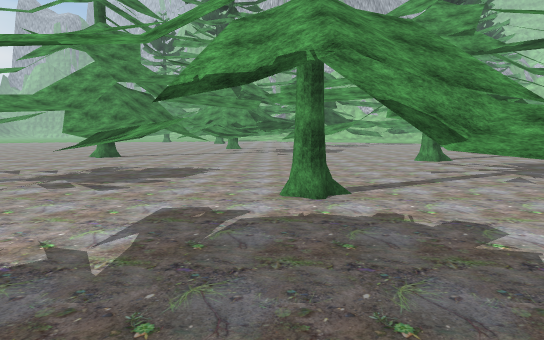
view 1 (above)

24 first-person views from a walk through a scene from a Unity 3-D project. The camera is 1.5 m above the floor, tilts 6° down and sees 75° across. The floor is counted in squares, 2 m on a side. Each view is taken from the middle of a square. On the plan, view 1 faces up. The plan holds only what a view shows up to about 11 squares ahead; the rest is blank. The place goes on beyond the plan. Some trees and plants on the terrain are drawn as simple stand-ins. Some surface patterns are stand-ins.

view 2
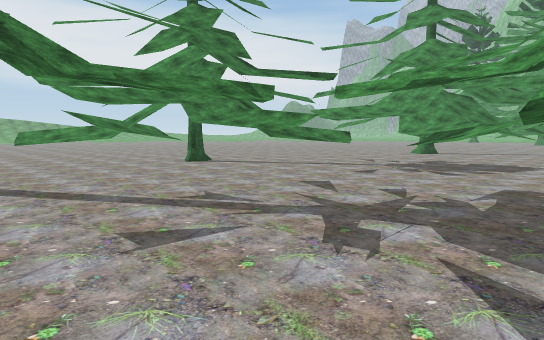

view 3
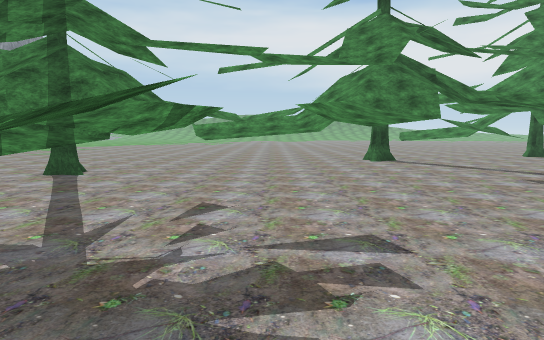

view 4
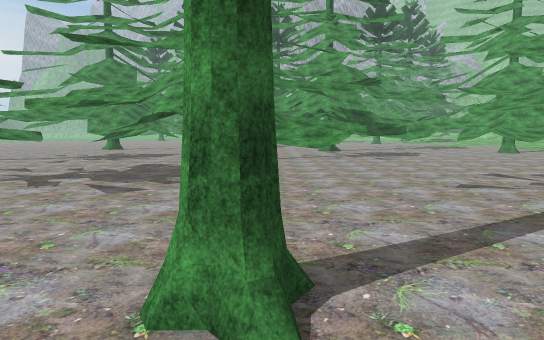

view 5
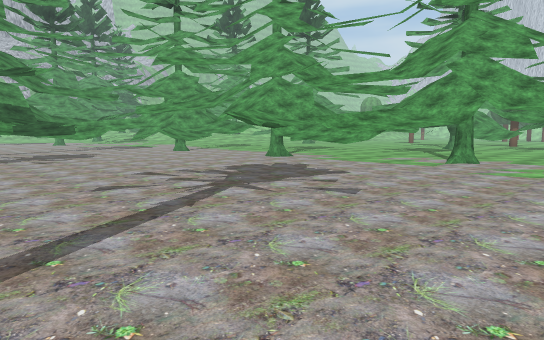

view 6
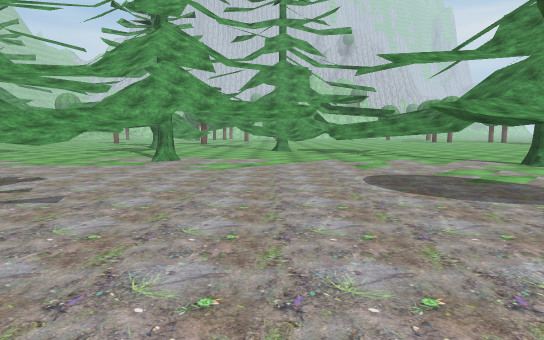

view 7
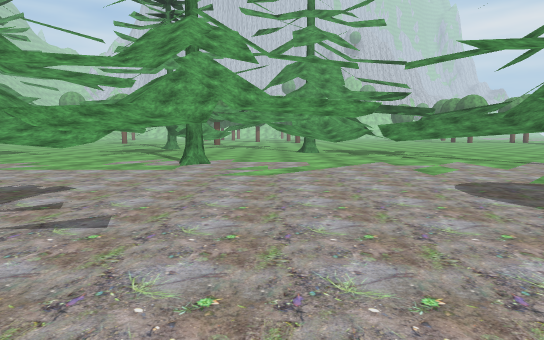

view 8
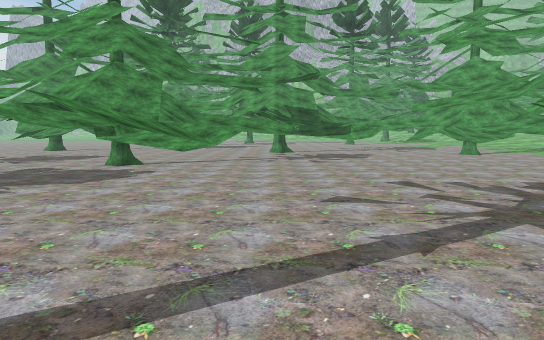

view 9
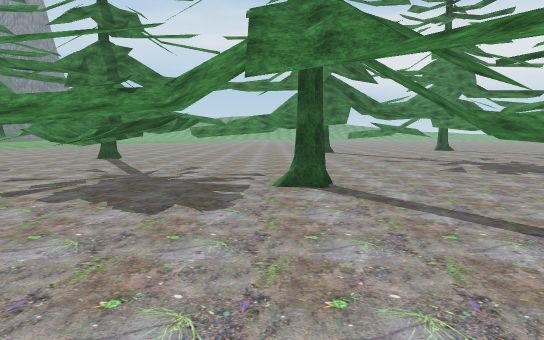

view 10
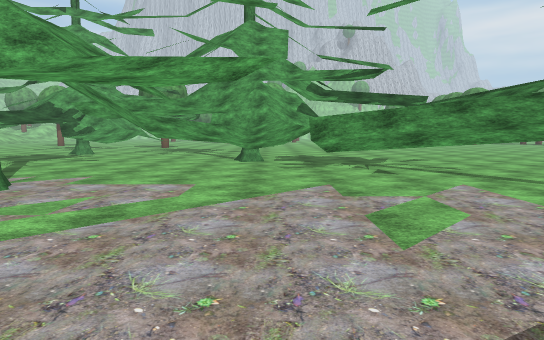

view 11
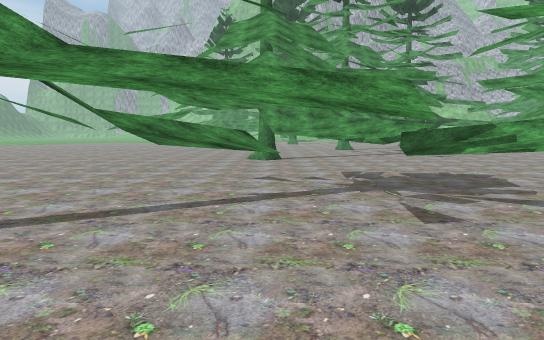

view 12
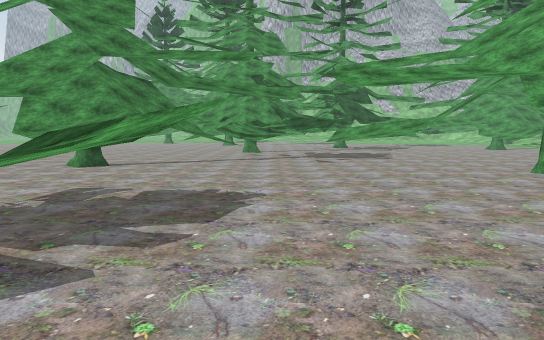

view 13
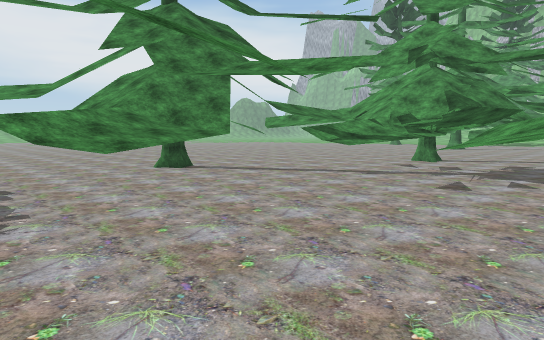

view 14
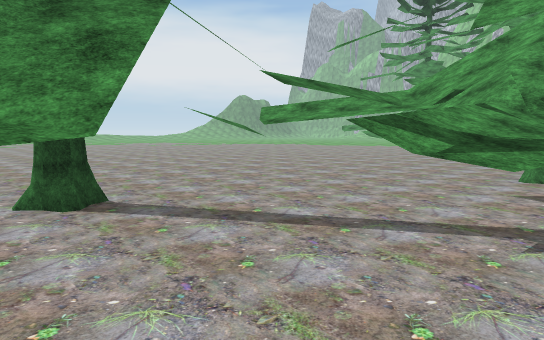

view 15
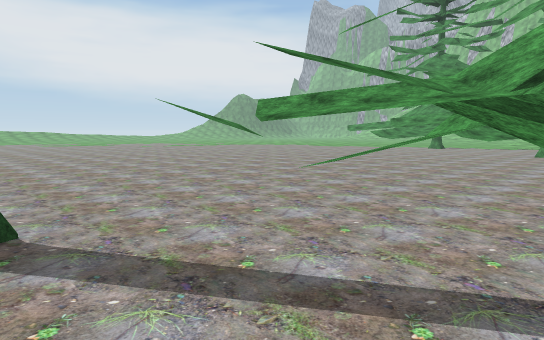

view 16
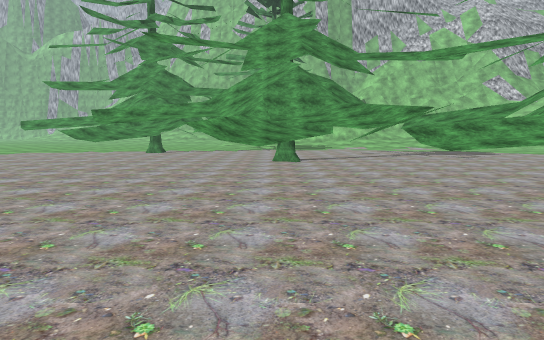

view 17
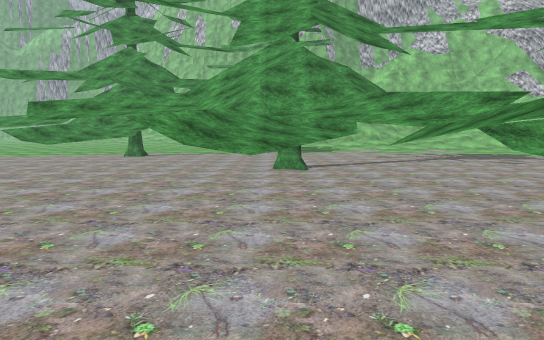

view 18
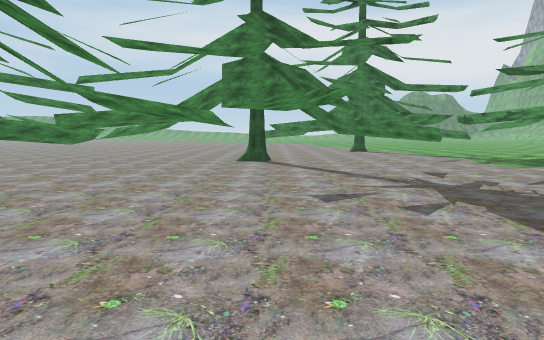

view 19
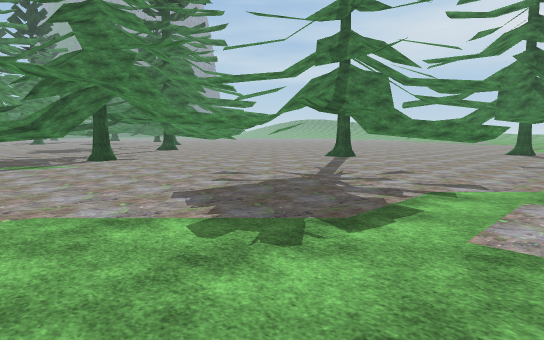

view 20
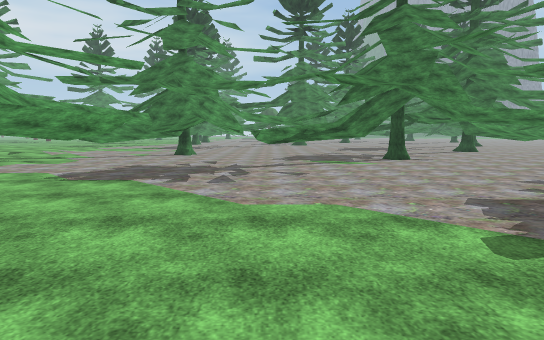

view 21
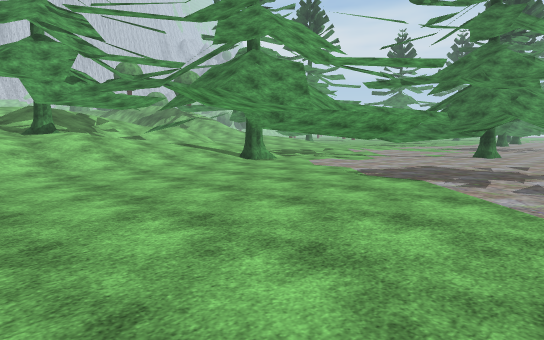

view 22
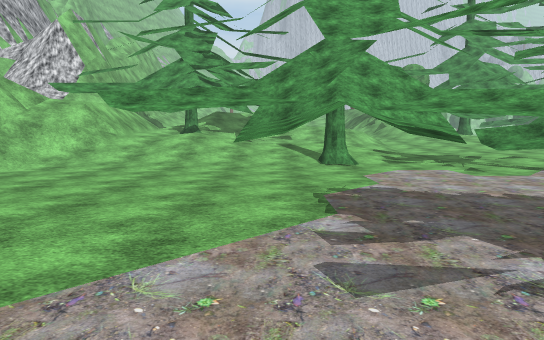

view 23
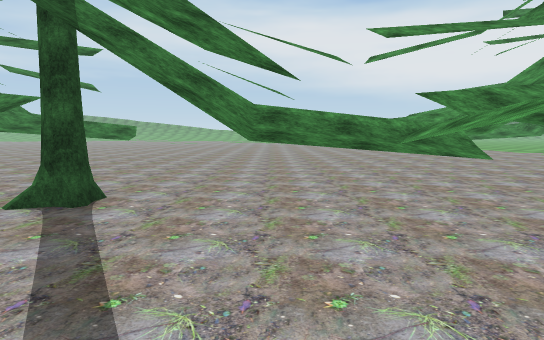

view 24
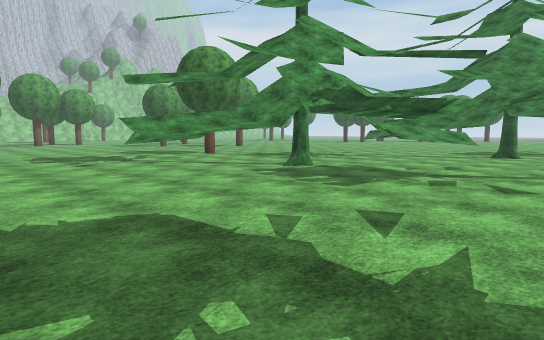

### Floor plan
Key: @ floor where view 1 was taken; # wall or solid block; . main floor; : floor 0.25 m higher than the main floor; + floor 0.5 m higher than the main floor; / step, stairs or slope; T pine tree; O other object.
Columns run from 8 left of view 1 to 26 right of it. Each row starts with its distance up from view 1.
 31    T....  ...........///T
 30  T  .................///T
 29 T... T...............////#
 28 ....TTT..............// T/
 27 ..TTT.T..............//  /
 26 T.T..............TT..//T T
 25 .T .T...........T  ..//T
 24 ....T............T...T/
 23 ..T.........TTT.TTT.../+
 22 ..T  T..T...TTTT TTT..//
 21 ..T TTTT..#..TTT T.T..:::
 20 ...T.TTTT....T.....T .:::
 19 .....T.T  ...   .#.   :::
 18 .......TT
 17 ......#..
 16 ..........
 15  TT..T...T
 14 TTTT.T.T.T......
 13 T....TT.TT .....
 12 .........TTT..
 11  ..#.....T.....
 10 .....T....T.TT.
  9 ....  T........
  8 ...TTTT.......
  7 T....T.......T  TT     .....
  6 TTTT.TTT...T..TTTTT    ...........
  5 .TT..TT.....T....TT    ............
  4 ..T.T.T.T..TT......    .....T.T....
  3 #..........T.......  ......T.TTT...
  2 T..T.....TTT ......  ..........TT..
  1 TT......TTTT......TTT.T.....T..
  0 ........@TTT.....TTTTT ....T...
 -1 .........T.T.....TTT.T....TTT.
 -2  #.........T.....T...#....TTT.
 -3  .........#............T...TT
 -4  ..T.................T.T... T
 -5 TT T..T  .............TT TT
 -6 .T T.T .T.T.T.........TT...
 -7 ..T... TTTT T......TTTTTT..
 -8 .. .. TTT..   O...TT T.....

Where each view was taken, in squares from view 1:
view 1: 0 up, 0 right, facing up
view 2: 2 down, 0 right, facing up-left
view 3: 5 down, 3 right, facing left
view 4: 5 down, 2 right, facing up
view 5: 5 down, 3 right, facing up-right
view 6: 5 down, 3 right, facing right
view 7: 4 down, 4 right, facing right
view 8: 4 down, 4 right, facing up
view 9: 4 down, 7 right, facing left
view 10: 6 down, 8 right, facing right
view 11: 1 up, 5 left, facing up
view 12: 3 up, 1 left, facing up
view 13: 7 up, 2 right, facing up-left
view 14: 10 up, 1 left, facing up-left
view 15: 11 up, 2 left, facing up-left
view 16: 15 up, 4 left, facing up
view 17: 17 up, 4 left, facing up
view 18: 25 up, 6 right, facing left
view 19: 31 up, 6 right, facing down-left
view 20: 31 up, 6 right, facing down
view 21: 31 up, 6 right, facing down-right
view 22: 26 up, 5 right, facing right
view 23: 19 up, 2 right, facing left
view 24: 7 up, 15 right, facing down-right
